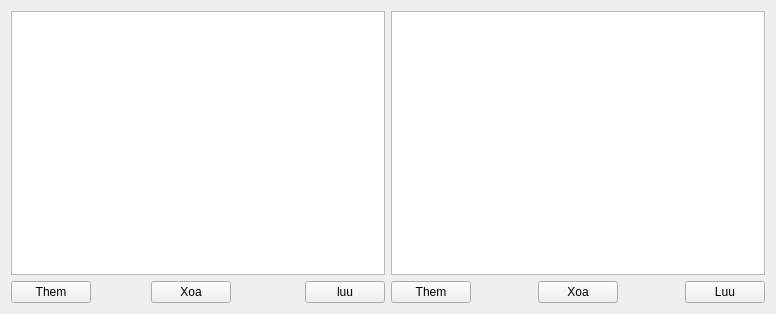
<?xml version="1.0" encoding="UTF-8"?>
<ui version="4.0">
 <class>NhapThuoc</class>
 <widget class="QWidget" name="NhapThuoc">
  <property name="geometry">
   <rect>
    <x>0</x>
    <y>0</y>
    <width>776</width>
    <height>314</height>
   </rect>
  </property>
  <property name="windowTitle">
   <string>Nhap thuoc</string>
  </property>
  <layout class="QHBoxLayout" name="horizontalLayout_4">
   <item>
    <layout class="QHBoxLayout" name="horizontalLayout_3">
     <item>
      <layout class="QVBoxLayout" name="verticalLayout_2">
       <item>
        <widget class="QTableView" name="tableView_dotuoi"/>
       </item>
       <item>
        <layout class="QHBoxLayout" name="horizontalLayout_2">
         <item>
          <widget class="QPushButton" name="pushButton_2">
           <property name="text">
            <string>Them</string>
           </property>
          </widget>
         </item>
         <item>
          <spacer name="horizontalSpacer_2">
           <property name="orientation">
            <enum>Qt::Horizontal</enum>
           </property>
           <property name="sizeHint" stdset="0">
            <size>
             <width>52</width>
             <height>19</height>
            </size>
           </property>
          </spacer>
         </item>
         <item>
          <widget class="QPushButton" name="pushButton_4">
           <property name="text">
            <string>Xoa</string>
           </property>
          </widget>
         </item>
         <item>
          <spacer name="horizontalSpacer_3">
           <property name="orientation">
            <enum>Qt::Horizontal</enum>
           </property>
           <property name="sizeHint" stdset="0">
            <size>
             <width>68</width>
             <height>20</height>
            </size>
           </property>
          </spacer>
         </item>
         <item>
          <widget class="QPushButton" name="pushButton_3">
           <property name="text">
            <string>luu</string>
           </property>
          </widget>
         </item>
        </layout>
       </item>
      </layout>
     </item>
     <item>
      <layout class="QVBoxLayout" name="verticalLayout">
       <item>
        <widget class="QTableView" name="tableView_thuoc"/>
       </item>
       <item>
        <layout class="QHBoxLayout" name="horizontalLayout">
         <item>
          <widget class="QPushButton" name="pushButton_themthuoc">
           <property name="text">
            <string>Them</string>
           </property>
          </widget>
         </item>
         <item>
          <spacer name="horizontalSpacer_4">
           <property name="orientation">
            <enum>Qt::Horizontal</enum>
           </property>
           <property name="sizeHint" stdset="0">
            <size>
             <width>40</width>
             <height>20</height>
            </size>
           </property>
          </spacer>
         </item>
         <item>
          <widget class="QPushButton" name="pushButton_xoathuoc">
           <property name="text">
            <string>Xoa</string>
           </property>
          </widget>
         </item>
         <item>
          <spacer name="horizontalSpacer">
           <property name="orientation">
            <enum>Qt::Horizontal</enum>
           </property>
           <property name="sizeHint" stdset="0">
            <size>
             <width>40</width>
             <height>20</height>
            </size>
           </property>
          </spacer>
         </item>
         <item>
          <widget class="QPushButton" name="pushButton_luuthuoc">
           <property name="text">
            <string>Luu</string>
           </property>
          </widget>
         </item>
        </layout>
       </item>
      </layout>
     </item>
    </layout>
   </item>
  </layout>
 </widget>
 <resources/>
 <connections/>
</ui>
